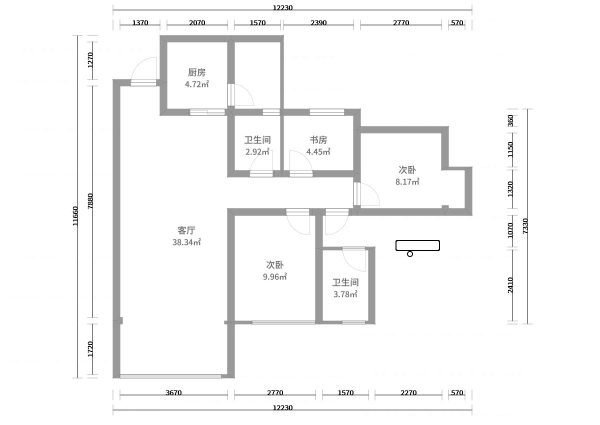
#> input picture test/KJLtest/1.png, 1200 x 850 px, found by its file name (shown at 1/2 size); its folder holds only this picture in this run
$ python House_layout_drawing_identification.py
#> lines starting #> are read from the running program, lines starting #| are printed output that depends on the picture; after the words box and inside, x2 and y2 are one past the last pixel; in counts of white or black regions, pixels touching at a corner belong together
#> further down, Blank_room_img is the input picture: shape (850, 1200); min 0, max 255, mean 246.8
### Binary/Binarization.py
# -*- coding: utf-8 -*-
"""
Created on Wed Apr 25 20:05:49 2018

@author: 王科涛
"""


import cv2 as cv

def Binary(img, threshold):
    #img = cv.imread(blank_room_filename, 0)
#> called with threshold = 250
    hline = cv.getStructuringElement(cv.MORPH_RECT, (2, 1), (-1, -1))
    vline = cv.getStructuringElement(cv.MORPH_RECT, (1, 2), (-1, -1))
    res1 = cv.dilate(img, hline)
    res1 = cv.dilate(res1, vline)
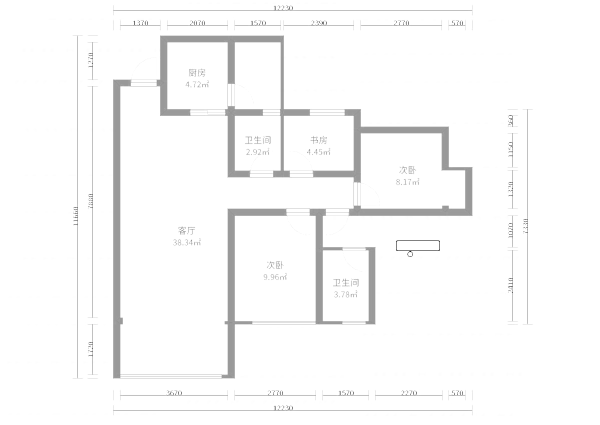
#> res1: shape (850, 1200) (shown at 1/2 size); min 0, max 255, mean 249.1
    res1[res1 < threshold] = 0
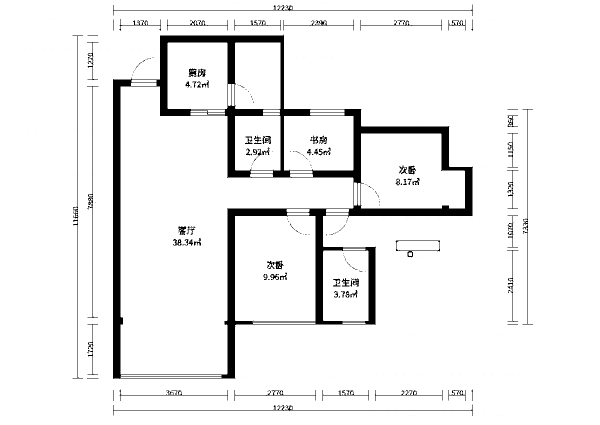
#> res1: shape (850, 1200) (shown at 1/2 size); 6.41% of pixels changed, all inside (x1, y1, x2, y2) = (145, 9, 1066, 832)
    res1[res1 >= threshold] = 255
#> res1: shape (850, 1200); 93.6% white; 163 black regions (90 under 20 px), largest, box (x1, y1, x2, y2) and area: (226, 69, 946, 758) 52522, (226, 9, 946, 32) 895, (226, 809, 946, 832) 895
    return res1

# [89 lines of commented-out code are left out]

### Ruler/Rulers.py
# -*- coding: utf-8 -*-
import cv2
from Ruler import Get_ruler
from Ruler import Find_num,Find_num
import numpy as np
import math
from functools import reduce
import pdb
from Datastruct import Data_struct
import copy


def getRuler(ori_image,image):

    img_height, img_width = image.shape
    image_biaochi=copy.copy(image)

    enlarge = 20
    thre1=0.95
    Ruler=Data_struct.Ruler()


    topRuler_y,downRuler_y=Get_ruler.get_top_down_y(image)
    #leftRuler_x,rightRuler_x=Get_ruler.get_left_right_x(image)

    # pdb.set_trace()
    top_pointlist,top_pointlist_y=Get_ruler.get_top_Point(image,topRuler_y,thre1)

    # print(top_pointlist)
    up_diff=top_pointlist[len(top_pointlist)-1]-top_pointlist[0]

    for i in range(len(top_pointlist)):
        cv2.rectangle(image_biaochi,(top_pointlist[i]-10,top_pointlist_y[i]-10),(top_pointlist[i]+10,top_pointlist_y[i]+10),(50,40,10),3)

    #cv2.imwrite('img_biaochi.jpg', image_biaochi)
    result_v, result, up_num = Find_num.get_prop2(ori_image,image, topRuler_y, top_pointlist, topRuler_y[0], thre1)

# =============================================================================
#     if len(top_pointlist) == 2:     # 只有两个端点，那是最长的标尺
#         result_v, result, up_num = Find_num.get_prop2(ori_image,image, topRuler_y, top_pointlist, topRuler_y[0], thre1)
#     else:
#         result_v, result, up_num = Find_num.get_prop1(ori_image,image,top_pointlist_y, enlarge, top_pointlist)
#         #print('改后')
# =============================================================================
        #result_v, result, up_num = Find_num.get_prop1(image,top_pointlist_y, enlarge, top_pointlist)
    Ruler.proportion(result_v)

    Ruler.scale(result)
    print("scale: ", end='')
    print(Ruler.out_scale())

    return Ruler,up_num,up_diff,image_biaochi
    #return topRuler, downRuler, leftRuler, rightRuler

# [6 lines left out: function changeRuler, not called in this run]

# [10 lines that do not run on import are left out]

### Ruler/Get_ruler.py
# -*- coding: utf-8 -*-
import cv2
import numpy as np

def getLine(gray_src):
    # [4 lines of commented-out code are left out]
    gray_src = cv2.bitwise_not(gray_src)
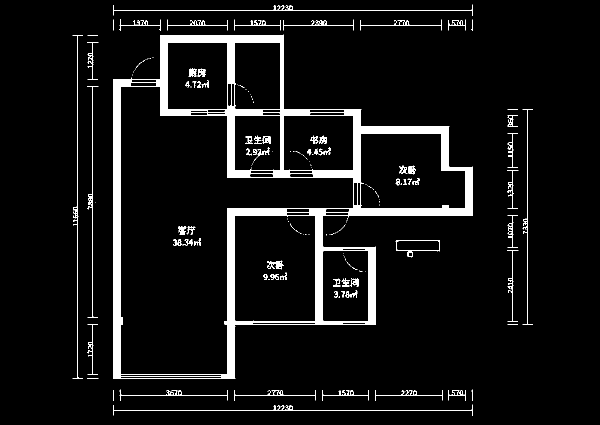
#> gray_src: shape (850, 1200) (shown at 1/2 size); 6.4% white; 163 white regions (90 under 20 px), largest, box (x1, y1, x2, y2) and area: (226, 69, 946, 758) 52522, (226, 9, 946, 32) 895, (226, 809, 946, 832) 895
    binary_src = cv2.adaptiveThreshold(gray_src, 255, cv2.ADAPTIVE_THRESH_MEAN_C, cv2.THRESH_BINARY, 15, -2)
#> binary_src: shape (850, 1200); 6.2% white; 163 white regions (90 under 20 px), largest, box (x1, y1, x2, y2) and area: (226, 69, 946, 758) 50273, (226, 9, 946, 32) 895, (226, 809, 946, 832) 895
    #提取水平线
    hline = cv2.getStructuringElement(cv2.MORPH_RECT, ((int(gray_src.shape[1]/8)), 1), (-1, -1))

    # 提取垂直线
    vline = cv2.getStructuringElement(cv2.MORPH_RECT, (1, (int(gray_src.shape[0]/8))), (-1, -1))

    temp = cv2.erode(binary_src, vline)
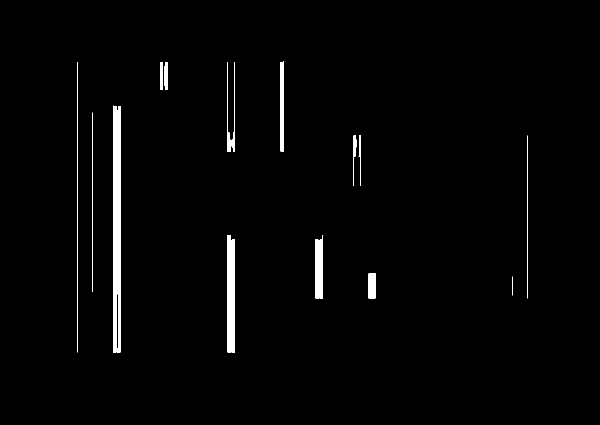
#> temp: shape (850, 1200) (shown at 1/2 size); 1.6% white; 18 white regions, largest, box (x1, y1, x2, y2) and area: (226, 211, 233, 706) 3453, (234, 212, 241, 706) 3112, (455, 470, 462, 705) 1645
    dst1 = cv2.dilate(temp, vline)
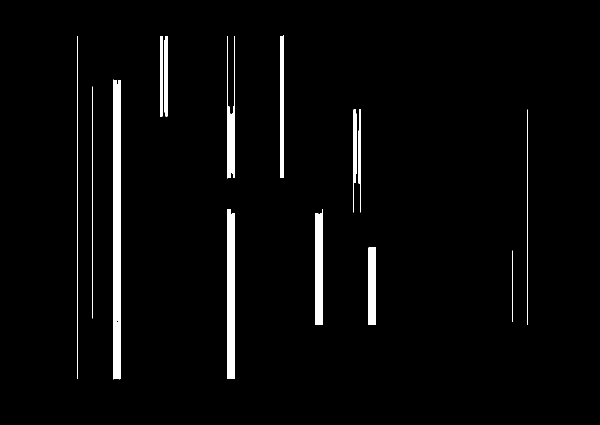
#> dst1: shape (850, 1200) (shown at 1/2 size); 2.7% white; 18 white regions, largest, box (x1, y1, x2, y2) and area: (226, 159, 233, 759) 4188, (234, 160, 241, 759) 4162, (455, 418, 462, 758) 2380
    dst1 = cv2.morphologyEx(binary_src, cv2.MORPH_OPEN, vline)
    dst1 = cv2.bitwise_not(dst1)
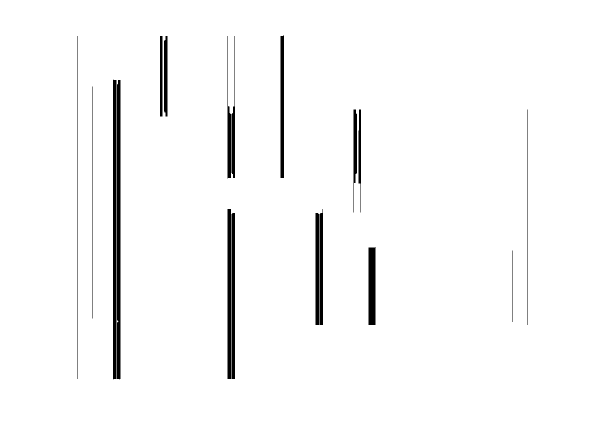
#> dst1: shape (850, 1200) (shown at 1/2 size); 97.3% white; 18 black regions, largest, box (x1, y1, x2, y2) and area: (226, 159, 233, 759) 4188, (234, 160, 241, 759) 4162, (455, 418, 462, 758) 2380

    temp2 = cv2.erode(binary_src, hline)
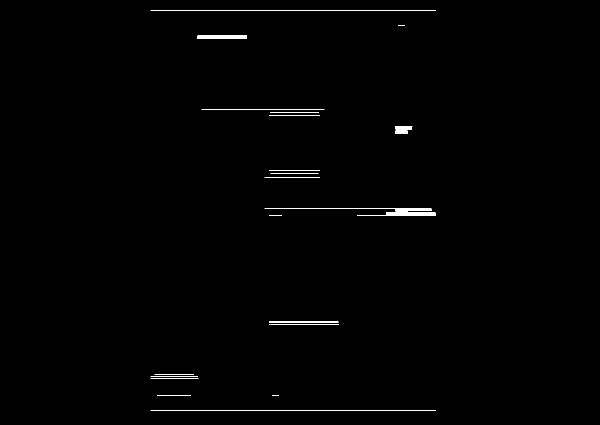
#> temp2: shape (850, 1200) (shown at 1/2 size); 0.51% white; 22 white regions (2 under 20 px), largest, box (x1, y1, x2, y2) and area: (714, 425, 871, 432) 751, (395, 71, 494, 78) 693, (529, 417, 863, 424) 674
    dst2 = cv2.dilate(temp2, hline)
#> dst2: shape (850, 1200); 1.3% white; 22 white regions, largest, box (x1, y1, x2, y2) and area: (716, 253, 900, 267) 2494, (640, 425, 946, 432) 1794, (321, 71, 569, 78) 1736
    dst2 = cv2.morphologyEx(binary_src, cv2.MORPH_OPEN, hline)
    dst2 = cv2.bitwise_not(dst2)
#> (the rest of the program and of its run is left out)
